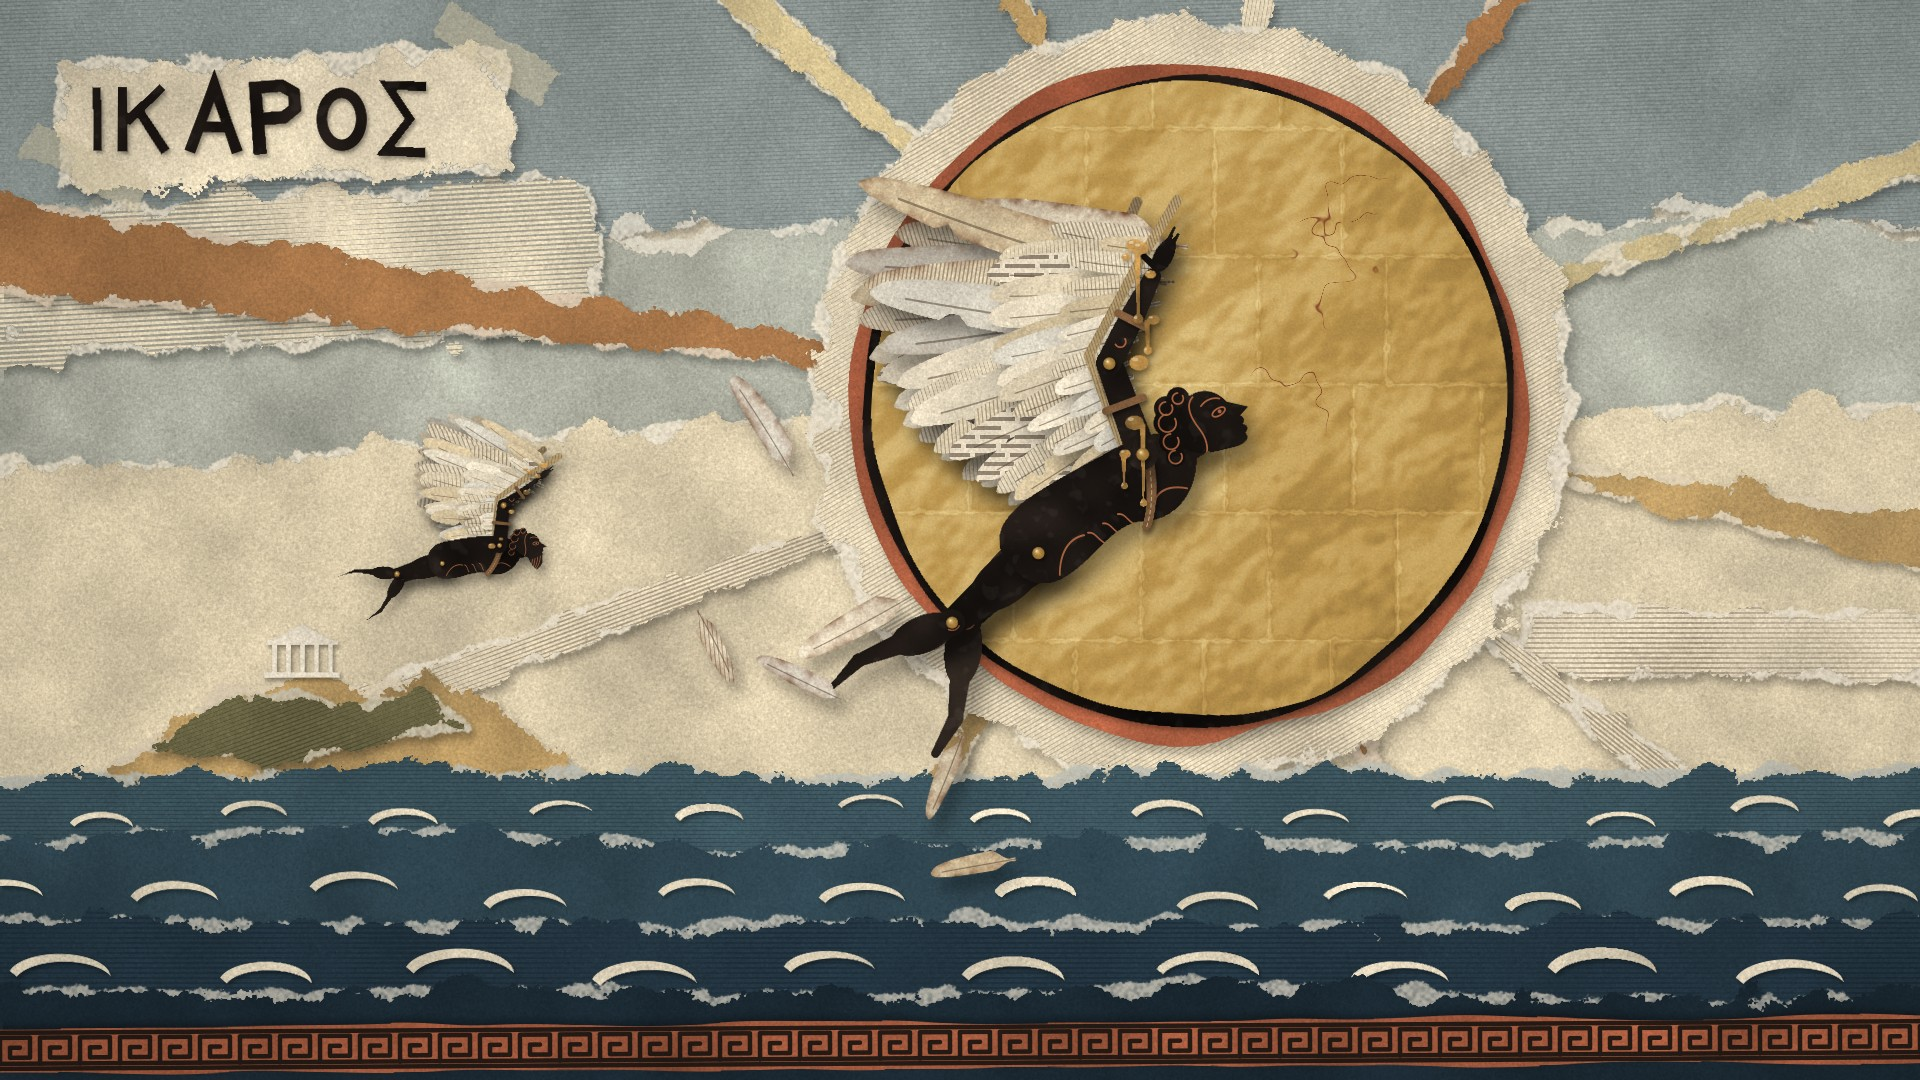

The script that saved this image:
"""Style test: Ikaros against the sun, the wax already running.  python ikaros/style_test.py [out.png]

Palette, kept to what an Attic workshop and an old print room would hold: parchment and bone papers, faded stone blue,
fired clay, black slip, sepia engraving, an indigo sea, and gold leaf for the sun alone.
"""
import sys, os, math, time
sys.path.insert(0, os.path.dirname(os.path.abspath(__file__)))
import numpy as np, cv2
from collage import W, H, Canvas, mask, poly, rect_pts, paper, lines_print, gold, slip, rgb, rng, clip
from figure import Flyer, wing_feathers, lay_feathers, feather_pts, feather_tex, FEATHER_PAPERS, wax, xform, lerp, SEPIA

D = math.radians
SUN, R = (1190, 400), 318
HORIZON = 772
PAL = dict(page='#e6dcc4', sky_hi='#8d9a9b', sky_mid='#adb2a7', sky_lo='#d9ccad', parch='#e8dcc0', clay='#a9583a', clay_dk='#8a4129',
           ochre='#b8975e', straw='#d3c18f', sienna='#a87445', olive='#6c6844', sea1='#3b5866', sea2='#2d4756', sea3='#23394a', sea4='#1a2b38', foam='#e4dac3')


def torn_band(cv, top, bot, col, seed, tex=None, **kw):
    """A sheet torn along both long edges: top and bot are lists of (x, y) running left to right."""
    cv.put(mask(lambda c: (poly(c, top + bot[::-1]), c.fill())), tex or paper(col, seed), edge='torn', seed=seed, **kw)


def wavy(y, a, seed, n=9, x0=-60, x1=W + 60):
    r = rng(seed); return [(float(x), float(y + a * r.uniform(-1, 1))) for x in np.linspace(x0, x1, n)]


def engraved(col, seed, pitch=5, ang=0., width=.3, ink=.35, ink_col=SEPIA):
    return lines_print(col, ink_col, seed=seed, pitch=pitch, ang=ang, width=width, ink=ink)


def sky(cv):
    torn_band(cv, [(-60, -60), (W + 60, -60)], wavy(250, 40, 2), None, 11, tex=engraved(PAL['sky_hi'], 11, pitch=4, ang=-2, width=.22, ink=.22, ink_col='#38464c'), amp=7, rim=3)
    torn_band(cv, wavy(232, 30, 3), wavy(470, 50, 4), PAL['sky_mid'], 12, amp=7, rim=3)
    torn_band(cv, wavy(440, 40, 5), wavy(HORIZON + 30, 10, 6), PAL['sky_lo'], 13, amp=7, rim=3)
    # a strip of an old engraving's sky, slipped in at the top left
    cv.put(mask(lambda c: (poly(c, rect_pts(-40, 196, 640, 150, D(-3))), c.fill())), engraved(PAL['parch'], 3, pitch=5, ang=-3, width=.34, ink=.4, ink_col='#3c4a52'), edge='torn', seed=21, amp=8, rim=3)
    cv.put(mask(lambda c: (poly(c, rect_pts(1520, 612, 500, 64, D(2.5))), c.fill())), engraved('#e3d8bf', 4, pitch=5, width=.32, ink=.38), edge='torn', seed=22, amp=6, rim=3)


def rays(cv):
    r = rng(5); cols = [PAL['ochre'], PAL['straw'], PAL['sienna'], PAL['straw']]; n = 12
    for i in range(n):
        a = D(i * 360 / n + 8 + r.uniform(-5, 5)); half = D(r.uniform(1.3, 2.3)); L = 1500
        pts = [(SUN[0] + math.cos(a) * 120, SUN[1] + math.sin(a) * 120), (SUN[0] + math.cos(a - half) * L, SUN[1] + math.sin(a - half) * L), (SUN[0] + math.cos(a + half) * L, SUN[1] + math.sin(a + half) * L)]
        tex = engraved(PAL['parch'], 40 + i, pitch=4, ang=math.degrees(a), width=.3, ink=.4) if i % 4 == 1 else paper(cols[i % len(cols)], 40 + i, mottle=.05)
        cv.put(mask(lambda c, pts=pts: (poly(c, pts), c.fill())), tex, edge='torn', seed=60 + i, amp=5, rim=2.5)


def sun(cv):
    disc = lambda rr, dx=0, dy=0: (lambda c: (c.arc(SUN[0] + dx, SUN[1] + dy, rr, 0, 2 * math.pi), c.fill()))
    cv.put(mask(disc(R + 62)), engraved(PAL['parch'], 8, pitch=4, ang=-30, width=.28, ink=.3), edge='torn', seed=81, amp=8, rim=3.5, shadow=(5, 8, 6, .28))
    cv.put(mask(disc(R + 22, -3, 2)), paper(PAL['clay'], 9, mottle=.07), edge='cut', seed=82, wobble=2.5, shadow=(4, 7, 5, .3))
    cv.put(mask(disc(R + 7, -1, 1)), slip(10), edge='cut', seed=84, wobble=1.5, shadow=(2, 3, 3, .3))
    cv.put(mask(disc(R)), gold(seed=3, center=(SUN[0] - 90, SUN[1] - 110), radius=R * 1.4), edge='cut', seed=83, wobble=2., shadow=(5, 8, 6, .35))


def island(cv):
    pts = [(60, HORIZON + 30), (150, 742), (230, 690), (300, 676), (360, 694), (430, 668), (520, 720), (600, HORIZON + 30)]
    cv.put(mask(lambda c: (poly(c, pts), c.fill())), paper(PAL['ochre'], 31, mottle=.08), edge='torn', seed=31, amp=6, rim=3)
    cv.put(mask(lambda c: (poly(c, [(150, 750), (230, 700), (300, 688), (340, 712), (420, 690), (470, 728), (300, 760)]), c.fill())),
           engraved(PAL['olive'], 5, pitch=4, ang=-20, width=.3, ink=.45, ink_col='#2e2c1c'), edge='torn', seed=32, amp=5, rim=2.5)
    x, y = 302, 676
    def temple(c):
        poly(c, [(x - 34, y - 34), (x, y - 52), (x + 34, y - 34)]); c.fill()
        c.rectangle(x - 36, y - 36, 72, 5); c.fill(); c.rectangle(x - 38, y - 4, 76, 6); c.fill()
        for i in range(5): c.rectangle(x - 30 + i * 14, y - 31, 5, 28); c.fill()
    cv.put(mask(temple), paper('#ece4d2', 33), edge='cut', seed=33, shadow=(2, 3, 2, .4), wobble=.4)


def sea(cv):
    torn_band(cv, wavy(HORIZON, 6, 41), wavy(870, 14, 42), None, 41, tex=engraved(PAL['sea1'], 41, pitch=4, width=.25, ink=.3, ink_col='#16242e'), amp=6, rim=3)
    torn_band(cv, wavy(842, 12, 43), wavy(950, 14, 44), PAL['sea2'], 43, amp=6, rim=3)
    torn_band(cv, wavy(918, 12, 45), wavy(1010, 12, 46), None, 45, tex=engraved(PAL['sea3'], 45, pitch=5, width=.3, ink=.3, ink_col='#0f1a22'), amp=6, rim=3)
    r = rng(47); crests = []
    for row, (y0, gap, s) in enumerate(((812, 150, 15), (896, 170, 19), (974, 190, 23))):
        for i, x in enumerate(np.arange(-40 + row * 55, W + 40, gap)):
            crests.append((x + r.uniform(-12, 12), y0 + r.uniform(-5, 5) + 10 * (i % 2), s * r.uniform(.9, 1.1)))
    def cr(c):
        for x, y, s in crests:
            c.save(); c.translate(x, y); c.scale(2.2, 1); c.arc(0, 0, s, D(195), D(345)); c.arc_negative(s * .1, s * .34, s * .98, D(338), D(200)); c.close_path(); c.restore(); c.fill()
    cv.put(mask(cr), paper(PAL['foam'], 48), edge='cut', seed=48, shadow=(2, 3, 2, .35), wobble=.5)
    torn_band(cv, wavy(990, 10, 49), [(-60, H + 60), (W + 60, H + 60)], PAL['sea4'], 49, amp=6, rim=3)


def meander(cv):
    y, h = 1022, 46; ang = D(-.35)
    def key(c):
        c.save(); c.translate(W / 2, y + h / 2); c.rotate(ang); c.translate(-W / 2, -(y + h / 2)); c.set_line_width(4.5)
        c.move_to(-20, y + 5); c.line_to(W + 20, y + 5); c.stroke(); c.move_to(-20, y + h - 5); c.line_to(W + 20, y + h - 5); c.stroke()
        for u in range(-40, W + 40, 40):
            b, t = y + h - 10, y + 10
            poly(c, [(u, b), (u, t), (u + 30, t), (u + 30, b - 6), (u + 10, b - 6), (u + 10, t + 10), (u + 20, t + 10)], close=False); c.stroke()
            c.move_to(u, b); c.line_to(u + 40, b); c.stroke()
        c.restore()
    cv.put(mask(lambda c: (poly(c, rect_pts(-20, y, W + 40, h, ang)), c.fill())), paper(PAL['clay'], 51, mottle=.06), edge='cut', seed=51, wobble=1.5,
           shadow=(3, -4, 4, .35), marks=[(mask(key), '#1d1612', .93)])


def letters(cv):
    """ΙΚΑΡΟΣ cut from black paper and stuck on a torn label (strokes, not a font)."""
    cv.put(mask(lambda c: (poly(c, rect_pts(60, 58, 450, 120, D(-2.2))), c.fill())), paper(PAL['parch'], 61), edge='torn', seed=61, amp=7, rim=3.5, shadow=(4, 6, 5, .33))
    x0, y0, hh = 92, 86, 66
    G = {'Ι': [[(.08, 0), (.08, 1)]], 'Κ': [[(0, 0), (0, 1)], [(.62, 0), (.05, .55)], [(.25, .38), (.66, 1)]], 'Α': [[(0, 1), (.36, 0), (.72, 1)], [(.17, .62), (.55, .62)]],
         'Ρ': [[(0, 1), (0, 0), (.4, 0), (.58, .12), (.58, .36), (.4, .48), (0, .48)]], 'Ο': 'ring', 'Σ': [[(.6, 0), (0, 0), (.36, .5), (0, 1), (.62, 1)]]}
    r = rng(62); x = x0
    for ch in 'ΙΚΑΡΟΣ':
        g = G[ch]; a = D(r.uniform(-5, 5)); wd = {'Ι': .16, 'Ο': .74, 'Ρ': .6}.get(ch, .72)
        def draw(c, g=g, x=x, a=a, wd=wd):
            c.translate(x + wd * hh / 2, y0 + hh / 2); c.rotate(a + D(-2.2)); c.translate(-wd * hh / 2, -hh / 2); c.set_line_width(hh * .17); c.set_line_cap(0); c.set_line_join(0)
            if g == 'ring': c.save(); c.translate(hh * .37, hh * .5); c.scale(1, 1.32); c.arc(0, 0, hh * .3, 0, 2 * math.pi); c.restore(); c.stroke(); return
            for s in g: poly(c, [(px * hh, py * hh) for px, py in s], close=False); c.stroke()
        cv.put(mask(draw), slip(70 + int(x)), edge='cut', seed=int(x), shadow=(2, 3, 2, .4), wobble=.6)
        x += wd * hh + 20
    tape(cv, 430, 36, 130, 38, D(32), 71); tape(cv, 22, 150, 130, 36, D(28), 72)


def tape(cv, x, y, w, h, a, seed):
    cv.put(mask(lambda c: (poly(c, rect_pts(x, y, w, h, a)), c.fill())), paper('#ddd2b0', seed, mottle=.05, fiber=.02), edge='torn', seed=seed, amp=3, rim=0,
           opacity=.5, shadow=(1, 1, 1, .1))


def flyer(cv, F, seed, melt, shadow, dim_far=.3, wax_scale=1.):
    """Bottom to top: far wing, its spar, far limbs, its straps; near wing, spar, body, harness, arm, straps; wax at the feather roots; fasteners."""
    xf = F.xf; lay = lambda fs, singe: lay_feathers(cv, fs, singe, shadow)
    lay(wing_feathers(F.lead(True), xf, seed + 1, dim=dim_far, Lmax=280), melt.get('singe', 0) * .6)
    F.lay_spar(cv, shadow, far=True); F.lay_body(cv, 'far', shadow); F.lay_straps(cv, far=True)
    lay(wing_feathers(F.lead(), xf, seed + 2, skip=melt.get('skip', ()), loose=melt.get('loose', ())), melt.get('singe', 0))
    F.lay_spar(cv, shadow); F.lay_body(cv, 'near', shadow); F.lay_harness(cv, shadow); F.lay_arm(cv, shadow); F.lay_straps(cv)
    # wax sits just behind the arm, where the quills meet the reed
    L = F.lead(); g0, g1 = math.atan2(.12, -1.), math.atan2(-.62, -.78); pts = []
    for (a, b), t0 in zip(((L[0], L[1]), (L[1], L[2]), (L[2], L[3])), (0., .4, .8)):
        for u in np.linspace(0, 1, 4)[:-1]:
            p = lerp(a, b, u); g = g0 + (g1 - g0) * (t0 + u * .4); pts.append(xform(xf, (p[0] + 30 * math.cos(g), p[1] + 30 * math.sin(g))))
    wax(cv, pts[1:], seed + 3, drips=melt.get('drips', False), scale=wax_scale * xf[3])
    F.lay_brads(cv)


def falling(cv):
    r = rng(90)
    for i, (x, y, a, L) in enumerate([(905, 600, 150, 120), (842, 700, 205, 96), (960, 742, 110, 84), (790, 470, 240, 110), (700, 615, 60, 74), (1010, 860, 170, 80)]):
        col, kind = FEATHER_PAPERS[r.integers(len(FEATHER_PAPERS))]
        pts, sp = feather_pts((x, y), D(a), L, L * .22, curve=r.uniform(-.06, .08))
        cv.put(mask(lambda c, pts=pts: (poly(c, pts), c.fill())), feather_tex(kind, col, 100 + i), edge='cut', seed=100 + i, shadow=(9, 13, 7, .32),
               marks=[(mask(lambda c, sp=sp: (c.set_line_width(1.2), poly(c, sp, close=False), c.stroke())), SEPIA, .5)], singe=.5, wobble=.8)


def main(out):
    t = time.time()
    cv = Canvas(paper(PAL['page'], 1, mottle=.05)(H, W, 0, 0))
    sky(cv); rays(cv); island(cv)
    flyer(cv, Flyer((440, 560, D(-6), .46), seed=200, beard=True), 200, {}, shadow=(5, 8, 5, .34), dim_far=.38)   # Daidalos, lower and level
    sun(cv); sea(cv)
    flyer(cv, Flyer((1030, 548, D(-32), 1.1), seed=300), 300, dict(skip=(15, 12), loose=(14, 10), drips=True, singe=.7), shadow=(10, 15, 9, .4))   # Ikaros at the sun
    falling(cv); meander(cv); letters(cv)
    im = cv.finish(seed=9, desat=.12)
    cv2.imwrite(out, cv2.cvtColor(im, cv2.COLOR_RGB2BGR)); print(out, '%.1fs' % (time.time() - t))


if __name__ == '__main__':
    main(sys.argv[1] if len(sys.argv) > 1 else os.path.join(os.path.dirname(os.path.abspath(__file__)), 'out', 'style_test.png'))
